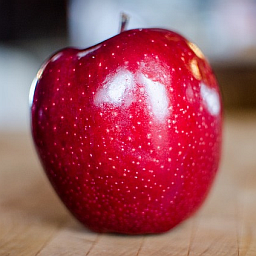
//> input picture test_data/apple_256x256.png, 256 x 256 px; the run also reads 1 picture not shown here
$ ./lab2   (built with g++ and OpenCV 4)
//> lines starting //> are read from the running program, lines starting //| are printed output that depends on the picture
#include <opencv2/opencv.hpp>
#include <vector>

std::vector<cv::Mat> absDifference(const std::vector<cv::Mat>& img, const std::vector<cv::Mat>& rgb)
{
	std::vector<cv::Mat> d;
	for (int i{ 0 }; i < 3; ++i)
	{
		cv::Mat temp;
		cv::absdiff(img[i], rgb[i], temp);
		d.push_back(temp);
	}
	return d;
}

int main()
{
	// Директория откуда читать оригинальные картинки
	const std::string readFrom{ "C:/Admin/Programming/C++/OpenCV/data/test_data/" };
	// Директория куда записывать
	const std::string writeTo{ "C:/Admin/Programming/C++/OpenCV/data/lab_data/" };

	cv::Mat img = cv::imread(readFrom + "apple_256x256.png", CV_LOAD_IMAGE_COLOR);
//> img is the input picture: 256 rows x 256 cols, CV_8UC3; mean B, G, R 92.4, 82.2, 157.4

	// Запись изображения в формате jpeg(95) и jpeg(65)
	//cv::imwrite(writeTo + "apple_256x256_95.jpg", img, { CV_IMWRITE_JPEG_QUALITY, 95 });
	//cv::imwrite(writeTo + "apple_256x256_65.jpg", img, { CV_IMWRITE_JPEG_QUALITY, 65 });

	cv::Mat compressed95 = cv::imread("C:/Admin/Programming/C++/OpenCV/data/lab_data/apple_256x256_95.jpg", CV_LOAD_IMAGE_COLOR);
	cv::Mat compressed65 = cv::imread("C:/Admin/Programming/C++/OpenCV/data/lab_data/apple_256x256_65.jpg", CV_LOAD_IMAGE_COLOR);
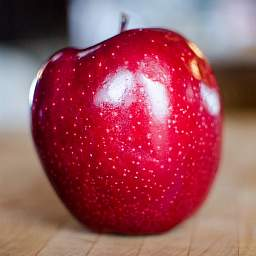
//> input picture lab_data/apple_256x256_65.jpg, 256 x 256 px
//> compressed65 is the input picture: 256 rows x 256 cols, CV_8UC3; mean B, G, R 92.5, 82.7, 157.1

	// Создание окна под все картинки
	int cx{ img.cols };
//> cx = 256
	int cy{ img.rows };
//> cy = 256
	cv::Mat allImages(cy * 3, cx * 4, img.type());

	// Выделение областей окна под мозаику
	std::vector<cv::Mat>split;
	for (int i{ 0 }; i < 3; ++i)
	{
		for (int j{ 0 }; j < 4; ++j)
			split.push_back(cv::Mat(allImages, cv::Rect2d(j * cx, i * cy, cx, cy)));
	}

	// Разделение картинок на BGR каналы
	std::vector<cv::Mat> rgb;
	std::vector<cv::Mat> rgb_95;
	std::vector<cv::Mat> rgb_65;
	cv::split(img, rgb);
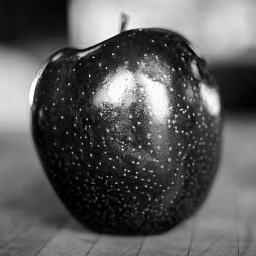
//> rgb[0]: 256 rows x 256 cols, CV_8UC1; min 0, max 255, mean 92.4
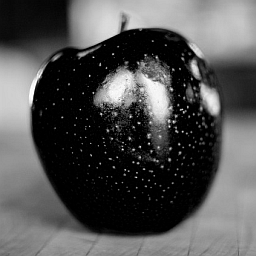
//> rgb[1]: 256 rows x 256 cols, CV_8UC1; min 0, max 255, mean 82.2
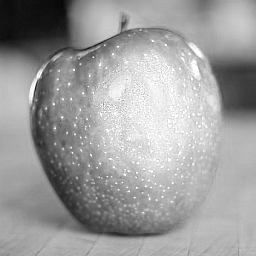
//> rgb[2]: 256 rows x 256 cols, CV_8UC1; min 7, max 255, mean 157.4
	cv::split(compressed95, rgb_95);
	cv::split(compressed65, rgb_65);
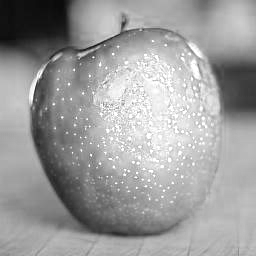
//> rgb_65[2]: 256 rows x 256 cols, CV_8UC1; min 10, max 255, mean 157.1

	// Создал вектор всех картинок, чтобы потом в цикле просто скопировать их в области мозаики
	cv::Mat zeros(cv::Mat::zeros(cx, cy, CV_8UC1));
	std::vector<std::vector<cv::Mat>> tempV;

	tempV.push_back({ rgb[0], rgb[1],rgb[2] });
//> tempV = 1 item
	tempV.push_back({ rgb[0], zeros, zeros });
//> tempV = 2 items
	tempV.push_back({ zeros, rgb[1], zeros });
//> tempV = 3 items
	tempV.push_back({ zeros, zeros, rgb[2] });
//> tempV = 4 items

	// Разница по каналам с jpeg (95)
	std::vector<cv::Mat> temp = absDifference(rgb, rgb_95);
//> the loop in absDifference, `for (int i{ 0 }; i < 3; ++i)` made 3 passes
//> pass 3, in absDifference, `cv::absdiff(img[i], rgb[i], temp);`:
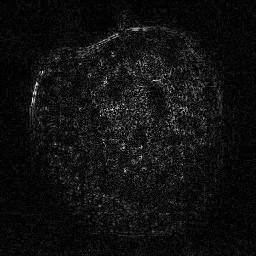
//> temp: 256 rows x 256 cols, CV_8UC1; min 0, max 39, mean 2.6; drawn with min black and max white
	tempV.push_back({ rgb_95[0], rgb_95[1],rgb_95[2] });
//> tempV = 5 items
	tempV.push_back({ temp[0], temp[0] , temp[0] });
//> tempV = 6 items
	tempV.push_back({ temp[1], temp[1] , temp[1] });
//> tempV = 7 items
	tempV.push_back({ temp[2], temp[2] , temp[2] });
//> tempV = 8 items

	// Разница по каналам с jpeg (65)
	temp = absDifference(rgb, rgb_65);
	tempV.push_back({ rgb_65[0], rgb_65[1],  rgb_65[2] });
//> tempV = 9 items
	tempV.push_back({ temp[0], temp[0] , temp[0] });
//> tempV = 10 items
	tempV.push_back({ temp[1], temp[1] , temp[1] });
//> tempV = 11 items
	tempV.push_back({ temp[2], temp[2] , temp[2] });
//> tempV = 12 items

	// Копирование картинок в выделенные области
	for (int i{ 0 }; i < 12; ++i)
	{
		cv::merge(tempV[i], split[i]);
	}

	cv::imwrite(writeTo + "lab2_all_images.png", allImages, { CV_IMWRITE_PNG_COMPRESSION, 0 });
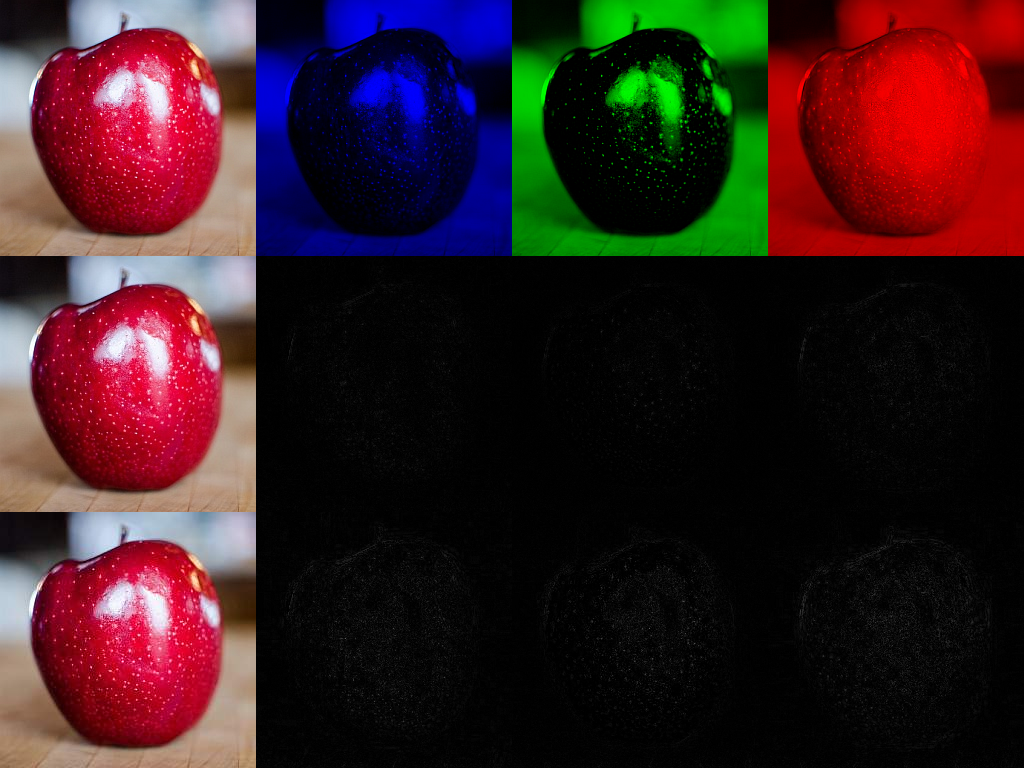
//> saved as lab2_all_images.png: 768 rows x 1024 cols, CV_8UC3; mean B, G, R 32.4, 29, 54

	// [6 lines of commented-out code are left out]


	return 0;
}
